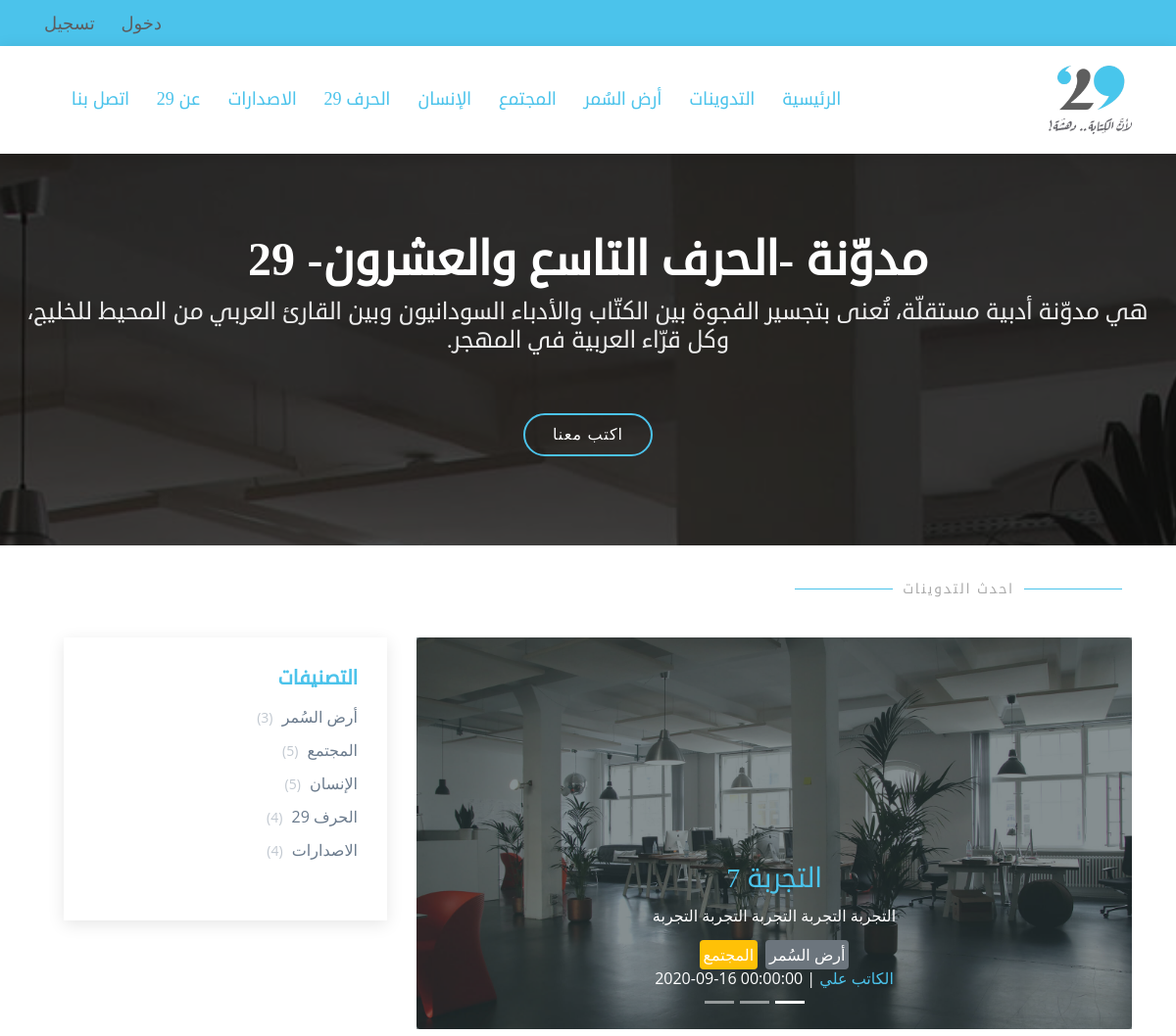
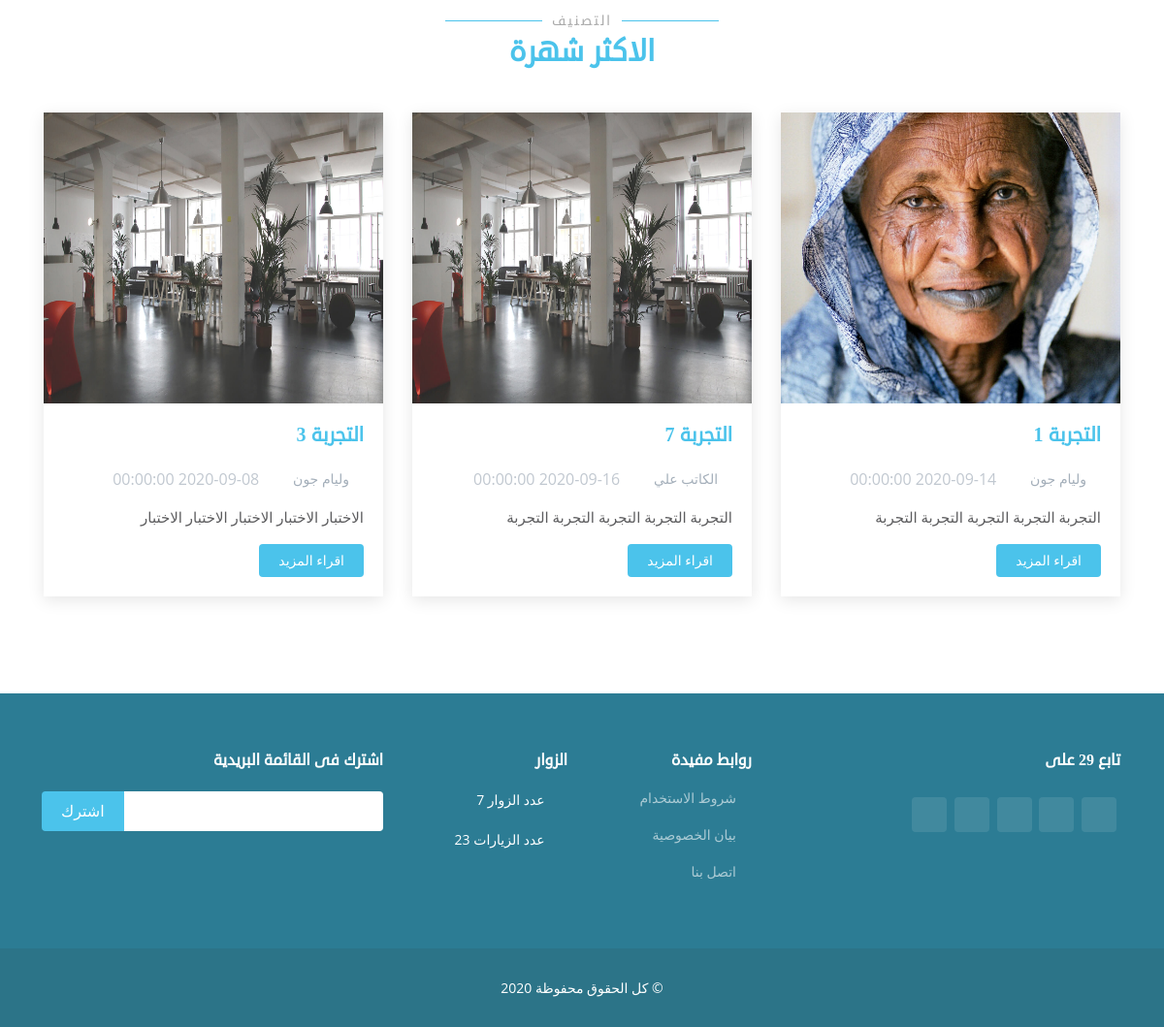
The page / on the database its author committed (2 pictures, top to bottom).
### tables this page shows
CREATE TABLE `b29_category` (
  `cat_id` int(3) NOT NULL,
  `cat_name` varchar(50) NOT NULL,
  `cat_class` varchar(20) NOT NULL,
  `create_at` datetime NOT NULL,
  `create_by` int(5) NOT NULL,
  `update_at` datetime DEFAULT NULL,
  `update_by` int(5) DEFAULT NULL
);

CREATE TABLE `b29_blog` (
  `b_id` int(5) NOT NULL,
  `b_user` int(5) NOT NULL,
  `b_title` varchar(100) NOT NULL,
  `b_desc` varchar(200) NOT NULL,
  `b_img` varchar(40) NOT NULL,
  `b_keywords` text NOT NULL,
  `b_blog` text NOT NULL,
  `b_accept_by` int(5) DEFAULT NULL,
  `b_accept_date` datetime DEFAULT NULL,
  `b_likes` int(5) NOT NULL DEFAULT '0',
  `b_see` int(5) NOT NULL DEFAULT '0',
  `create_at` datetime NOT NULL,
  `update_at` datetime DEFAULT NULL,
  `update_by` int(5) DEFAULT NULL
);

CREATE TABLE `b29_staff` (
  `staff_id` int(5) NOT NULL,
  `staff_name` varchar(50) NOT NULL,
  `staff_phone` varchar(20) NOT NULL,
  `staff_email` varchar(50) NOT NULL,
  `staff_type` varchar(10) NOT NULL DEFAULT 'DR',
  `staff_address` text,
  `staff_img` varchar(20) NOT NULL DEFAULT 'user.jpg',
  `staff_active` int(1) NOT NULL DEFAULT '1',
  `staff_about` text,
  `staff_face` varchar(100) DEFAULT NULL,
  `staff_twitter` varchar(100) DEFAULT NULL,
  `staff_linked` varchar(100) DEFAULT NULL,
  `staff_instagram` varchar(100) DEFAULT NULL,
  `staff_pass` varchar(100) NOT NULL,
  `create_at` datetime NOT NULL,
  `create_by` int(5) DEFAULT NULL,
  `update_at` datetime DEFAULT NULL,
  `update_by` int(5) DEFAULT NULL
);

### lib/staff_settings.php (called while the page is built, shortened)
<?php
	class staff_settings
	{
		private $public_pages 			= array('login'
												,'dashboard'
												,'blog'
												);
		public function get_acsses($url)
		{
			if(array_search($url[0],$this->public_pages)!== false)
			{
				return true;
			}
			return false;
		}
	}
?>

### controller/dashboard.php (called while the page is built, shortened)
<?php
	class dashboard extends controller
	{
		function __construct()
		{
			$this->view->CSS = array();
			$this->view->JS = array('views/dashboard/JS/dash.js');
		}
		function index()
		{
			$this->view->menu 			= $this->model->menu();
			$this->view->last_blog 		= $this->model->blog('last');
			$this->view->most_read_blog = $this->model->blog('most_read');
			$this->view->most_like_blog = $this->model->blog('most_like');
			$this->view->render(array('dashboard/index'),'home');
		}
	}
?>

### index.php (called while the page is built, shortened)
<?php
	$app = new bootstrap();
?>

### lib/session.php (called while the page is built, shortened)
<?php
	class session
	{
		public static function get($key)
		{
			if(isset($_SESSION[$key]))
			{
				return $_SESSION[$key];
			}else
			{
				return false;
			}
		}
	}
?>

### lib/database.php (called while the page is built, shortened)
<?php
	class database extends PDO
	{
		function __construct()
		{
			$this->get_config();
		}
		private function get_config()
		{
			$x = $this->select("SELECT * FROM ".DB_PREFEX."config",array());
		}
		public function select($sql,$data,$fetchMode = PDO::FETCH_ASSOC)
		{
			$sth = $this->prepare($sql);
			if(count($data)>0)
			{
				foreach($data as $key => $val)
				{
					$sth->bindValue("$key",$val);
				}
			}
			$sth->execute();
			return $sth->fetchAll($fetchMode);
		}
		public function get_menu()
		{
			$x = $this->select("SELECT ".DB_PREFEX."category.*, count(blog_id) as no
								FROM ".DB_PREFEX."category
								LEFT JOIN ".DB_PREFEX."blog_category ON category = cat_id
								WHERE 1=1
								GROUP BY cat_id",array());
			$menu = array();
			foreach($x as $val)
			{
				$menu[$val['cat_id']] = array('id'=>$val['cat_id']
											,'name'=>$val['cat_name']
											,'count'=>$val['no']
											);
			}
			return $menu;
		}
	}
?>

### models/dashboard_model.php (called while the page is built, shortened)
<?php
	class dashboard_model extends model
	{
		function __construct()
		{
			parent::__construct();
		}
		public function menu()
		{
			return $this->db->get_menu();
		}
		public function blog($type="last",$limit=3)
		{
			$order = "";
			switch($type)
			{
				case "most_read": $order = "b_see"; break;
				case "most_like": $order = "b_likes"; break;
				case "last": default: $order = "b_accept_date";
			}
			$blog = array();
			$b = $this->db->select("SELECT b_id, b_title, b_desc, b_img, b_likes, b_see, b_accept_date
									,b_user, staff_name, staff_phone, staff_email, staff_img
									FROM ".DB_PREFEX."blog
									JOIN ".DB_PREFEX."staff ON b_user = staff_id
									WHERE b_accept_date IS NOT NULL
									ORDER BY $order DESC
									LIMIT $limit
									",array());
			foreach($b as $val)
			{
				$x = array('id'			=>$val['b_id'],
							'title'		=>$val['b_title'],
							'desc'		=>$val['b_desc'],
							'img'		=>$val['b_img'],
							'likes'		=>$val['b_likes'],
							'b_see'		=>$val['b_see'],
							'publish'	=>$val['b_accept_date'],
							'user'		=>$val['b_user'],
							'name'		=>$val['staff_name'],
							'phone'		=>$val['staff_phone'],
							'email'		=>$val['staff_email'],
							'user_img'	=>$val['staff_img'],
							'cat'		=>array()
							);
				$cat = $this->db->select('SELECT cat_id, cat_name,comment,cat_class
									FROM '.DB_PREFEX.'blog_category
									JOIN '.DB_PREFEX.'category ON category = cat_id
									WHERE blog_id = :ID
									',array(':ID'=>$val['b_id']));
				foreach($cat as $value)
				{
					array_push($x['cat'],array('id'=>$value['cat_id']
											,'name'=>$value['cat_name']
											,'class'=>$value['cat_class']
											,'comm'=>$value['comment']));
				}
				array_push($blog,$x);
			}
			return $blog;
		}
	}
?>

### lib/model.php (called while the page is built)
<?php
	class model
	{
		function __construct()
		{
			$this->db = new database();
		}
	}
?>

### lib/controller.php (called while the page is built, shortened)
<?php
	class controller
	{
		public function loadModel($name,$model_path)
		{
			$path = $model_path.$name.'_model.php';
			if(file_exists($path))
			{
				$this->model = new $model_name();
			}
		}
	}
?>

### views/dashboard/index.php (the view)
<section id="hero">
	<div class="hero-container" data-aos="fade-up">
		<h1>مدوّنة -الحرف التاسع والعشرون- 29</h1>
		<h2>هي مدوّنة أدبية مستقلّة، تُعنى بتجسير الفجوة بين الكتّاب والأدباء السودانيون وبين القارئ العربي من المحيط للخليج، وكل قرّاء العربية في المهجر.</h2>
		<a href="<?php echo URL ?>login/register" class="btn-get-started scrollto">اكتب معنا</a>
	</div>
</section>
<main id="main">
	<section id="blog" class="blog">
		<div class="container">
			<div class="section-title text-right">
				<h2>احدث التدوينات</h2>
			</div>
			<div class="row">
				<div class="col-lg-8">
					<div id="carouseId" class="carousel slide" data-ride="carousel">
						<ol class="carousel-indicators">
							<li data-target="#carouseId" data-slide-to="0" class="active"></li>
							<li data-target="#carouseId" data-slide-to="1"></li>
							<li data-target="#carouseId" data-slide-to="2"></li>
						</ol>
						<div class="carousel-inner">
						<?php
							$active = "active";
							foreach($this->last_blog as $val)
							{
						?>
							<div class="carousel-item <?php echo $active?>" style="">
								<img src="<?php echo URL."public/IMG/blog/".$val['img'] ?>" class="img-fluid rounded d-block w-100 h-100 slide-img" alt="">
								<div class="carousel-caption d-md-block">
									<h3> <a href="<?php echo URL."blog/details/".$val['id']?>"> <?php echo $val['title']?> </a></h3>
									<p><?php echo $val['desc']?></p>
									<div class="entry-meta">
										<div>
										<?php
											foreach($val['cat'] as $value)
											{
												echo "<span class='rounded mx-1 p-1 ".$value['class']."'>".$value['name']."</span>";
											}
										?>
										</div>
										<span> <a href="<?php echo URL."blog/user/".$val['user']?>"><i class="icofont-user"></i> <?php echo $val['name']?> </a></span> |
										<span>
											<i class="icofont-wall-clock"></i>
											<time datetime="<?php echo $val['publish']?>"> <?php echo $val['publish']?> </time>
										</span>
									</div>
								</div>
							</div>
						<?php
								$active = "";
							}
						?>
						</div>
					</div>
				</div>
				<div class="col-lg-4">
					<div class="sidebar">
						<h3 class="sidebar-title">التصنيفات</h3>
						<div class="sidebar-item categories">
							<ul>
							<?php
								foreach($this->menu as $val)
								{
									echo "<li><a href='".URL."blog/index/".$val['id']."'>".$val['name']." <span>(".$val['count'].")</span></a></li>";
								}
							?>
							</ul>
						</div>
					</div>
				</div>
			</div>
		</div>
		<br/>
		<div class="container">
			<div class="section-title">
				<h2>التصنيف</h2>
				<p>الاكثر شهرة</p>
			</div>
			<div class="row">
			<?php
				foreach($this->most_read_blog as $val)
				{
			?>
				<div class="col-lg-4  col-md-6 d-flex align-items-stretch" data-aos="fade-up">
					<article class="entry">
						<div class="entry-img">
							<img src="<?php echo URL."public/IMG/blog/".$val['img'] ?>" alt="" class="img-fluid" />
						</div>
						<h2 class="entry-title">
							<a href="<?php echo URL."blog/details/".$val['id']?>"><?php echo $val['title']?></a>
						</h2>
						<div class="entry-meta">
							<ul>
								<li class="d-flex align-items-center"><i class="icofont-user"></i> <a href="<?php echo URL."blog/user/".$val['user']?>"><?php echo $val['name']?></a></li>
								<li class="d-flex align-items-center"><i class="icofont-wall-clock"></i> <time datetime="<?php echo $val['publish']?>"><?php echo $val['publish']?></time></li>
							</ul>
						</div>
						<div class="entry-content">
							<p><?php echo $val['desc']?></p>
							<div class="read-more">
								<a href="<?php echo URL."blog/details/".$val['id']?>">اقراء المزيد </a>
							</div>
						</div>
					</article>
				</div>
			<?php
				}
			?>
			</div>
		</div>
	</section>
</main>

### lib/bootstrap.php (shortened to what this page needs)
<?php
	class bootstrap extends controller
	{
		private $_URL = NULL;
		private $_model_path = 'models/';
		private $errors = NULL;
		function __construct()
		{
			if(empty($this->_URL[1]))
			{
				$this->_URL[1] = 'index';
			}
			$access = $this->staff_settings->get_acsses($this->_URL);
			if(!$access && session::get('user_id'))
			{
				$this->errors->no_permission();
			}elseif(!$access)
			{
				header("location: ".URL."login/");
			}else
			{
				$this->_setExsistController();
			}
		}
		private function get_default_page()
		{
			if(!empty(session::get('user_type')))
			{
				return $this->staff_settings->default_page(session::get('user_type'));
			}else
			{
				return "dashboard";
			}
		}
		private function _sys_init()
		{
			$this->staff_settings 	= new staff_settings;
			$this->errors			= new errors;
		}
		private function _getURL()
		{
			$this->_URL = (isset($_GET['url']))?$_GET['url']:$this->get_default_page().'/';
			$this->_URL = rtrim($this->_URL,'/');
			if(strpos($this->_URL,"bookingfiles") === false)
			{
				$this->_URL = filter_var($this->_URL,FILTER_SANITIZE_URL);
			}
			$this->_URL = explode('/',$this->_URL);
		}
		private function _setExsistController()
		{
			$this->controller = new $this->_URL[0];
			$this->controller->loadmodel($this->_URL[0],$this->_model_path);
			if(isset($this->_URL[1]))
			{
				if(method_exists($this->controller,$this->_URL[1]))
				{
					switch(count($this->_URL))
					{
						case 2:
							$this->controller->{$this->_URL[1]}();
						break;
					}
				}else
				{
					$this->controller->index();
				}
			}else
			{
				$this->controller->index();
			}
		}
	}
?>

### views/header/header.php (shortened to what this page needs)
<!DOCTYPE html>
<html lang="ar">
<head>
	<link href="<?php echo URL ?>public/vendor/bootstrap/css/bootstrap.min.css" rel="stylesheet">
	<link href="<?php echo URL ?>public/vendor/icofont/icofont.min.css" rel="stylesheet">
	<link href="<?php echo URL ?>public/vendor/animate.css/animate.min.css" rel="stylesheet">
	<link href="<?php echo URL ?>public/CSS/style.css" rel="stylesheet">
</head>
<body>

### views/menus/default.php (shortened to what this page needs)
<section id="topbar" class="d-none d-lg-block">
	<div class="container d-flex">
		<div class="contact-info mr-auto">
		<?php
			if(session::get('user_type'))
			{
		?>
			<a href="<?php echo URL ?>login/logout"><i class="icofont-sign-out"></i> خروج </a>
		<?php
			}else{
		?>
			<a href="<?php echo URL ?>login"><i class="icofont-sign-in"></i> دخول</a>
			<a href="<?php echo URL ?>login/register"><i class="icofont-user"></i>تسجيل</a>
		<?php
			}
		?>
		</div>
	</div>
</section>
<header id="header" class="header-inner-pages sticky-top">
	<div class="container d-flex align-items-center">
		<a href="<?php echo URL ?>" class="logo"><img src="<?php echo URL ?>public/IMG/logo.png" alt="" class="img-fluid"></a>
		<nav class="nav-menu d-none mr-auto d-lg-block">
			<ul>
				<li><a href="<?php echo URL ?>dashboard/">الرئيسية</a></li>
				<li><a href="<?php echo URL ?>blog/index">التدوينات</a></li>
			<?php
				foreach($this->menu as $val)
				{
					echo "<li><a href='".URL."blog/index/".$val['id']."'>".$val['name']."</a></li>";
				}
			?>
				<li><a href="<?php echo URL ?>dashboard/about">عن 29 </a></li>
				<li><a href="<?php echo URL ?>dashboard/contact">اتصل بنا</a></li>
			</ul>
		</nav>
	</div>
</header>

### lib/view.php (shortened to what this page needs)
<?php
	class view
	{
		public function render($files,$class="")
		{
			$this->get_header($class);
			foreach($files as $k => $name)
			{
				$file_name = "views/".$name.".php";
				if(file_exists($file_name))
				{
					require($file_name);
				}else
				{
					$this->file_name = $name;
					require("views/error/err404.php");
				}
			}
			$this->get_footer($class);
		}
		public function get_header($class)
		{
			require("views/header/header.php");
			$this->get_menus($class);
		}
		private function get_menus($class)
		{
			require("views/menus/default.php");
		}
		public function get_footer($class)
		{
			require("views/footer/footer.php");
		}
	}
?>

### views/footer/footer.php (shortened to what this page needs)
		<footer id="footer">
			<div class="footer-top">
				<div class="container">
					<div class="row">
						<div class="col-lg-4 col-md-6">
							<div class="footer-info">
								<h4>تابع 29 على</h4>
								<div class="social-links mt-3">
									<a href="<?php echo TWITTER?>" class="twitter"><i class="icofont-twitter"></i></a>
									<a href="<?php echo FACE?>" class="facebook"><i class="icofont-facebook"></i></a>
									<a href="<?php echo INSTAGRAM?>" class="instagram"><i class="icofont-instagram"></i></a>
									<a href="<?php echo GOOGLE?>" class="google-plus"><i class="icofont-google-plus"></i></a>
									<a href="<?php echo LINKEDIN?>" class="linkedin"><i class="icofont-linkedin"></i></a>
								</div>
							</div>
						</div>
						<div class="col-lg-2 col-md-6 footer-links">
							<h4>روابط مفيدة</h4>
							<ul>
								<li><i class="icofont-simple-left"></i> <a href="<?php echo URL ?>dashboard/terms">شروط الاستخدام</a></li>
								<li><i class="icofont-simple-left"></i> <a href="<?php echo URL ?>dashboard/privacy">بيان الخصوصية</a></li>
								<li><i class="icofont-simple-left"></i> <a href="<?php echo URL ?>dashboard/contact">اتصل بنا</a></li>
							</ul>
						</div>
						<div class="col-lg-2 col-md-6 footer-links">
							<h4>الزوار</h4>
							<ul>
								<li><i class="icofont-users"></i>&nbsp;  عدد الزوار <?php echo session::get('NEW_VISIT')?></li>
								<li><i class="icofont-world"></i>&nbsp;  عدد الزيارات <?php echo session::get('VISIT')?></li>
							</ul>
						</div>
						<div class="col-lg-4 col-md-6 footer-newsletter">
							<h4>اشترك فى القائمة البريدية</h4>
							<form id="mail_list" method="post">
								<input type="email" name="email_list"><input id="email_list_send" type="submit" value="اشترك">
							</form>
						</div>
					</div>
				</div>
			</div>
			<div class="container">
				<div class="copyright">
					&copy; كل الحقوق محفوظة <?php echo date("Y"); ?>
				</div>
			</div>
		</footer>
	</body>
</html>

### rows shown on the page
b29_category: cat_name "أرض السُمر", count "3"
b29_category: cat_name "المجتمع", count "5"
b29_category: cat_name "الإنسان", count "5"
b29_category: cat_name "الاصدارات", count "4"
b29_blog: b_img (picture), b_title "التجربة 7", b_desc "التجربة التجربة التجربة التجربة التجربة", name "أرض السُمر", name "المجتمع", b_user.staff_name "الكاتب علي", b_accept_date "2020-09-16 00:00:00"
b29_blog: b_img (picture), b_title "التجربة 1", b_user.staff_name "وليام جون", b_accept_date "2020-09-14 00:00:00", b_desc "التجربة التجربة التجربة التجربة التجربة"
b29_blog: b_img (picture), b_title "التجربة 3", b_user.staff_name "وليام جون", b_accept_date "2020-09-08 00:00:00", b_desc "الاختبار الاختبار الاختبار الاختبار الاختبار"

### other values the page prints
$val['name'] "الحرف 29"
$val['count'] "4"
session::get('NEW_VISIT') "7"
session::get('VISIT') "23"
